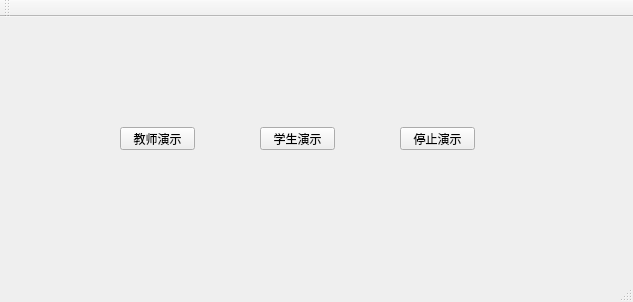
<?xml version="1.0" encoding="UTF-8"?>
<ui version="4.0">
 <class>MainWindow</class>
 <widget class="QMainWindow" name="MainWindow">
  <property name="geometry">
   <rect>
    <x>0</x>
    <y>0</y>
    <width>633</width>
    <height>302</height>
   </rect>
  </property>
  <property name="windowTitle">
   <string>MainWindow</string>
  </property>
  <widget class="QWidget" name="centralWidget">
   <widget class="QPushButton" name="btnTeaDemo">
    <property name="geometry">
     <rect>
      <x>120</x>
      <y>110</y>
      <width>75</width>
      <height>23</height>
     </rect>
    </property>
    <property name="text">
     <string>教师演示</string>
    </property>
   </widget>
   <widget class="QPushButton" name="btnStuDemo">
    <property name="geometry">
     <rect>
      <x>260</x>
      <y>110</y>
      <width>75</width>
      <height>23</height>
     </rect>
    </property>
    <property name="text">
     <string>学生演示</string>
    </property>
   </widget>
   <widget class="QPushButton" name="btnStopDemo">
    <property name="geometry">
     <rect>
      <x>400</x>
      <y>110</y>
      <width>75</width>
      <height>23</height>
     </rect>
    </property>
    <property name="text">
     <string>停止演示</string>
    </property>
   </widget>
  </widget>
  <widget class="QMenuBar" name="menuBar">
   <property name="geometry">
    <rect>
     <x>0</x>
     <y>0</y>
     <width>633</width>
     <height>23</height>
    </rect>
   </property>
  </widget>
  <widget class="QToolBar" name="mainToolBar">
   <attribute name="toolBarArea">
    <enum>TopToolBarArea</enum>
   </attribute>
   <attribute name="toolBarBreak">
    <bool>false</bool>
   </attribute>
  </widget>
  <widget class="QStatusBar" name="statusBar"/>
 </widget>
 <layoutdefault spacing="6" margin="11"/>
 <resources/>
 <connections/>
</ui>
